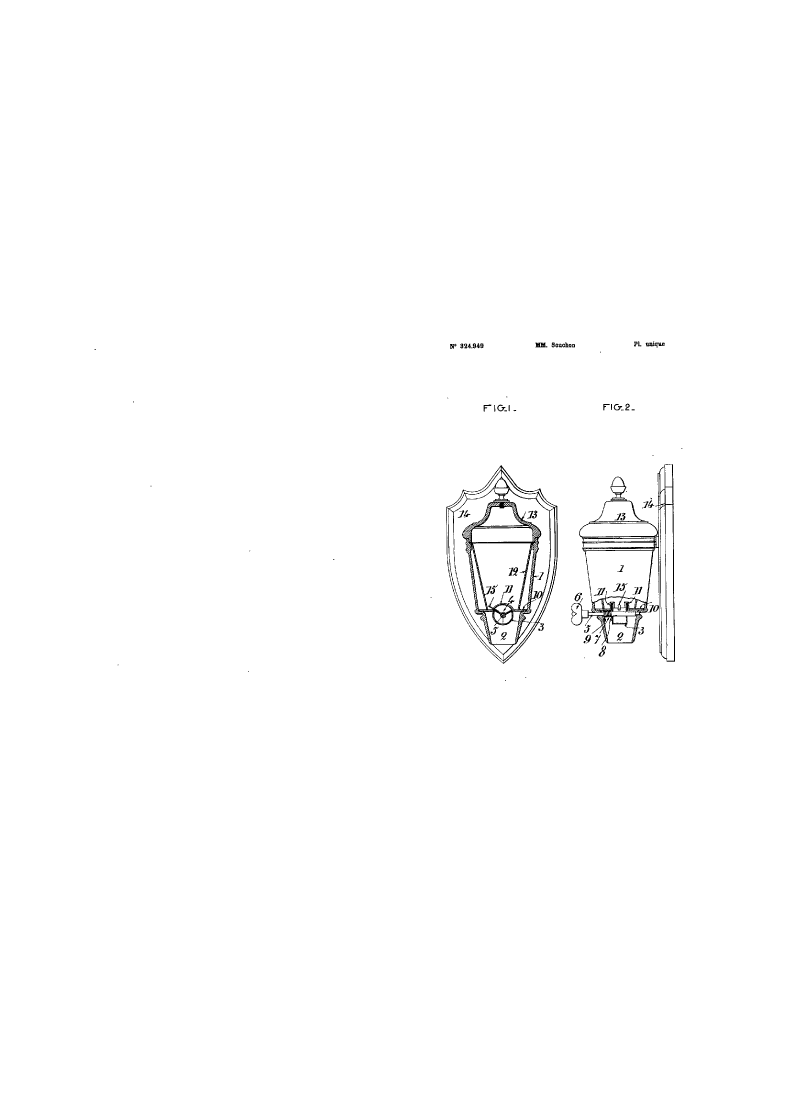
#> input picture dataset-dev/plates/FR.324949.A-000.tif, 2400 x 3350 px (shown at 1/3 size); its folder holds only this picture in this run
$ python -i preprocessing.py   (imports and definitions only)
#> lines starting #> are read from the running program, lines starting #| are printed output that depends on the picture; after the words box and inside, x2 and y2 are one past the last pixel; in counts of white or black regions, pixels touching at a corner belong together
#> in remove_small_black_noise, im is the input picture: shape (3350, 2400) bool; 99.4% white; 95 black regions (31 under 20 px), largest, box (x1, y1, x2, y2) and area: (1339, 1395, 1673, 1991) 25501, (1714, 1393, 2025, 1985) 18280, (1606, 1028, 1637, 1042) 334
import os
import numpy as np
from PIL import Image
from skimage import io
from skimage.transform import rotate
from skimage.color import rgb2gray
from deskew import determine_skew
from scipy.ndimage import median_filter as scipy_median_filter
from concurrent.futures import ThreadPoolExecutor, as_completed
import multiprocessing
from skimage import morphology, color,measure

def find_optimal_min_size(image_bin):
    #get regions of small black holes
    label_image = morphology.label(~image_bin)  # Invert image_bin to detect black holes as regions
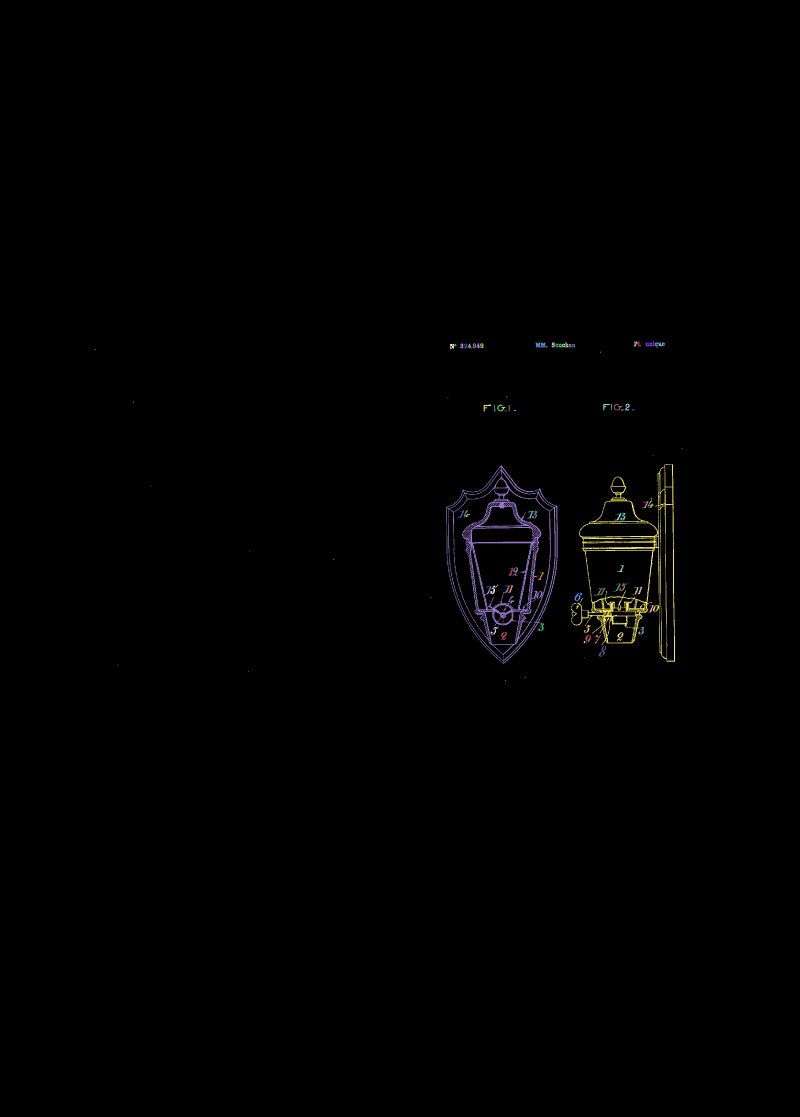
#> label_image: shape (3350, 2400) int32 (shown at 1/3 size); 96 distinct labels, from 0 to 95; one colour per label, 0 black
    regions = measure.regionprops(label_image)
#> regions = 95 regions; largest, box (x1, y1, x2, y2) and area: (1339, 1395, 1673, 1991) 25501, (1714, 1393, 2025, 1985) 18280, (1606, 1028, 1637, 1042) 334, (1796, 1937, 1818, 1970) 251, (1781, 1763, 1816, 1787) 246

    # Get the size of each black hole (region)
    hole_sizes = [region.area for region in regions]
#> hole_sizes = 95 values, max 25501 at index 43, min 3 at index 55, mean 543.5

    if not hole_sizes:
        return 1

    # Calculate a reasonable min_size based on hole size statistics (e.g., 75th percentile)
    percentile_size = np.percentile(hole_sizes, 70)
#> percentile_size = 133.6
    return int(percentile_size)

# Remove small black noise from the image
def remove_small_black_noise(image_path):
    # Load the binary image (it's already binary with values 0 and 1)
    im = np.array(Image.open(image_path))

    # Invert the image to treat black (0) regions as holes
    binary_image = im.astype(bool)

    # Find the optimal min_size for the current image
    optimal_min_size = find_optimal_min_size(binary_image)
#> optimal_min_size = 133

    # Remove small black holes (fill small black regions in white areas)
    cleaned = morphology.remove_small_holes(binary_image, area_threshold=optimal_min_size)
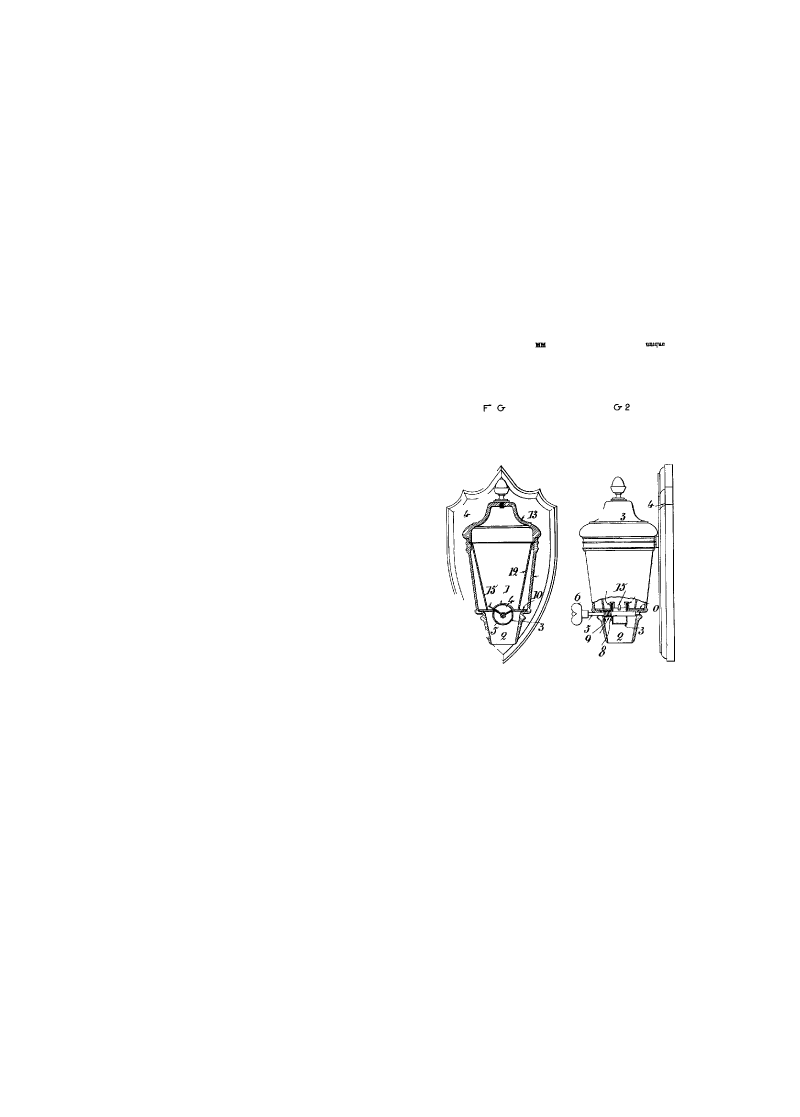
#> cleaned: shape (3350, 2400) bool (shown at 1/3 size); 99.4% white; 29 black regions, largest, box (x1, y1, x2, y2) and area: (1339, 1395, 1673, 1991) 23626, (1714, 1393, 2025, 1985) 18018, (1606, 1028, 1637, 1042) 334

    # Convert the binary image back to the original format (0 and 255 for display purposes)
    im = cleaned.astype(np.uint8) * 255

    return im

# Deskew the image
def deskew(_img):
    image = _img.copy()

    # Check if the image is already grayscale
    if len(image.shape) == 2:  # Grayscale image
        grayscale = image
    else:  # RGB image
        grayscale = rgb2gray(image)

#> (the run stopped early here; a loop or call above may not have finished)

$ run again, on dataset-dev/plates/FR.363693.A-000.tif
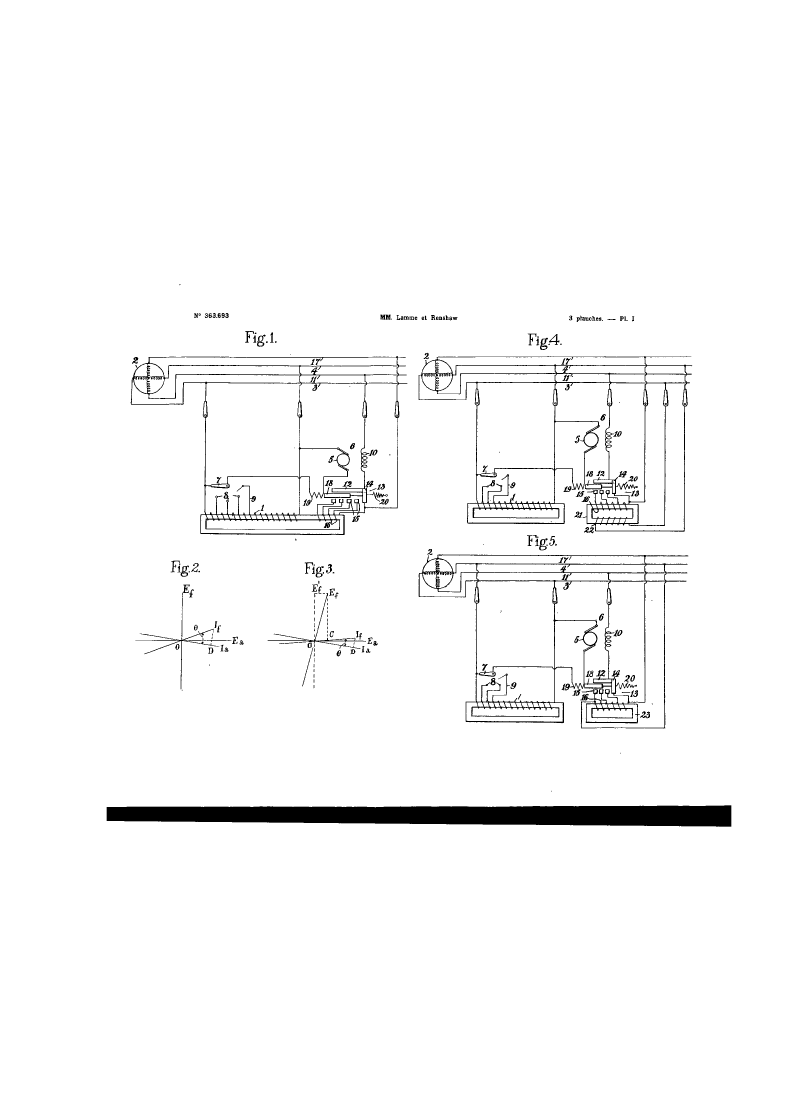
#> input picture dataset-dev/plates/FR.363693.A-000.tif, 2400 x 3350 px (shown at 1/3 size)
#> in remove_small_black_noise, im is the input picture: shape (3350, 2400) bool; 97.4% white; 245 black regions (61 under 20 px), largest, box (x1, y1, x2, y2) and area: (320, 2416, 2194, 2480) 97965, (1256, 1068, 2077, 1595) 29455, (1256, 1663, 2065, 2186) 29326
#> in find_optimal_min_size, `label_image = morphology.label(~image_bin)`:
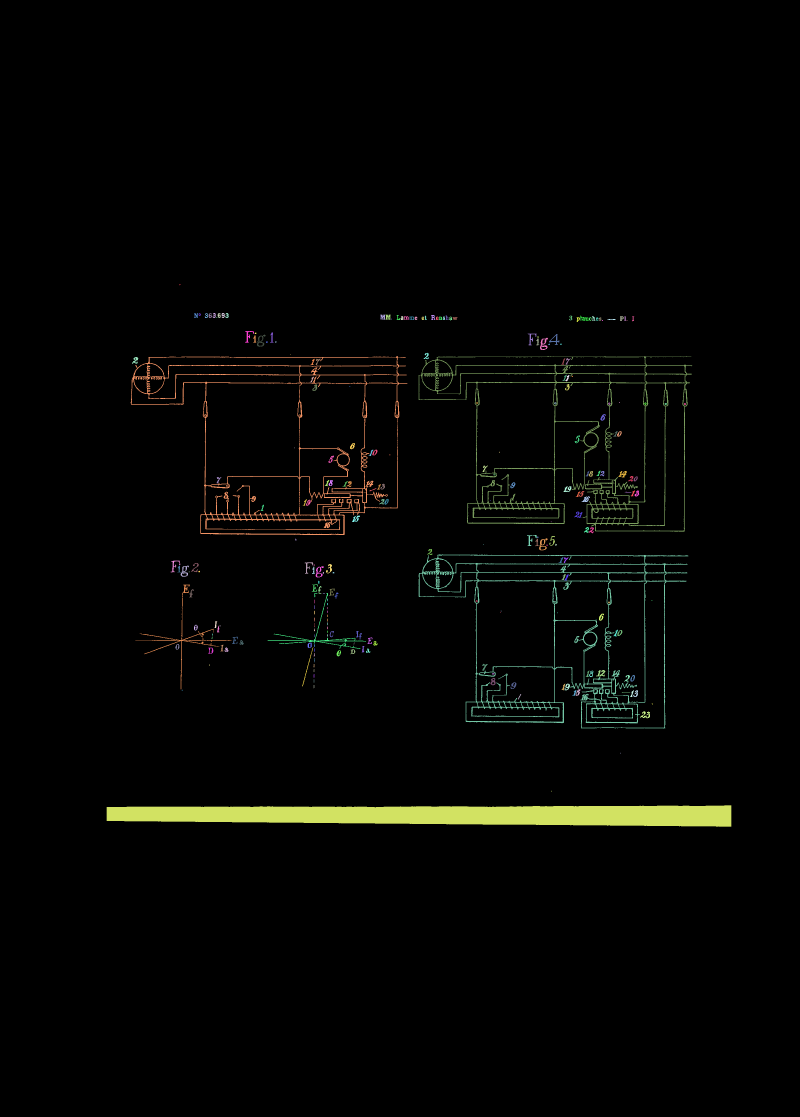
#> label_image: shape (3350, 2400) int32 (shown at 1/3 size); 246 distinct labels, from 0 to 245; one colour per label, 0 black
#> regions = 245 regions; largest, box (x1, y1, x2, y2) and area: (320, 2416, 2194, 2480) 97965, (1256, 1068, 2077, 1595) 29455, (1256, 1663, 2065, 2186) 29326, (392, 1068, 1222, 1605) 26850, (406, 1754, 695, 2068) 2192
#> hole_sizes = 245 values, max 97965 at index 244, min 3 at index 55, mean 849.8
#> percentile_size = 117
#> in remove_small_black_noise, `cleaned = morphology.remove_small_holes(binary_image, area_threshold=o..`:
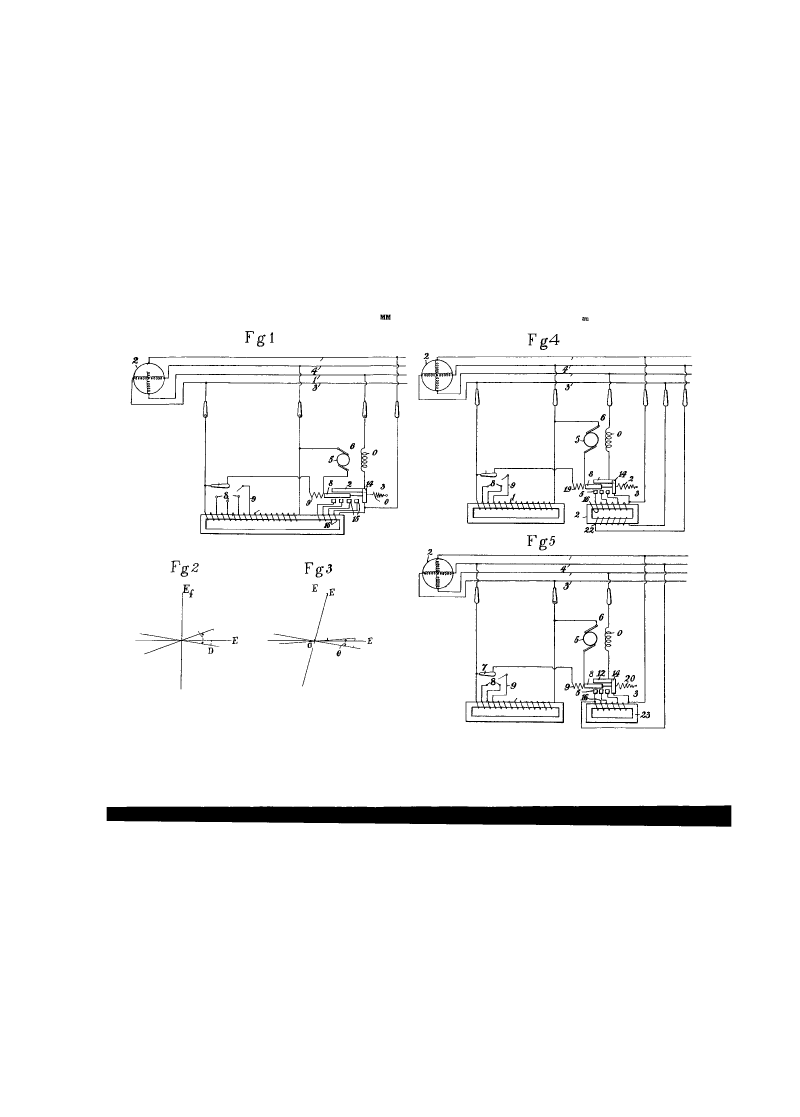
#> cleaned: shape (3350, 2400) bool (shown at 1/3 size); 97.5% white; 74 black regions, largest, box (x1, y1, x2, y2) and area: (320, 2416, 2194, 2480) 97965, (1256, 1068, 2077, 1595) 29455, (1256, 1663, 2065, 2186) 29325

$ run again, on dataset-dev/plates/FR.390602.A-002.tif
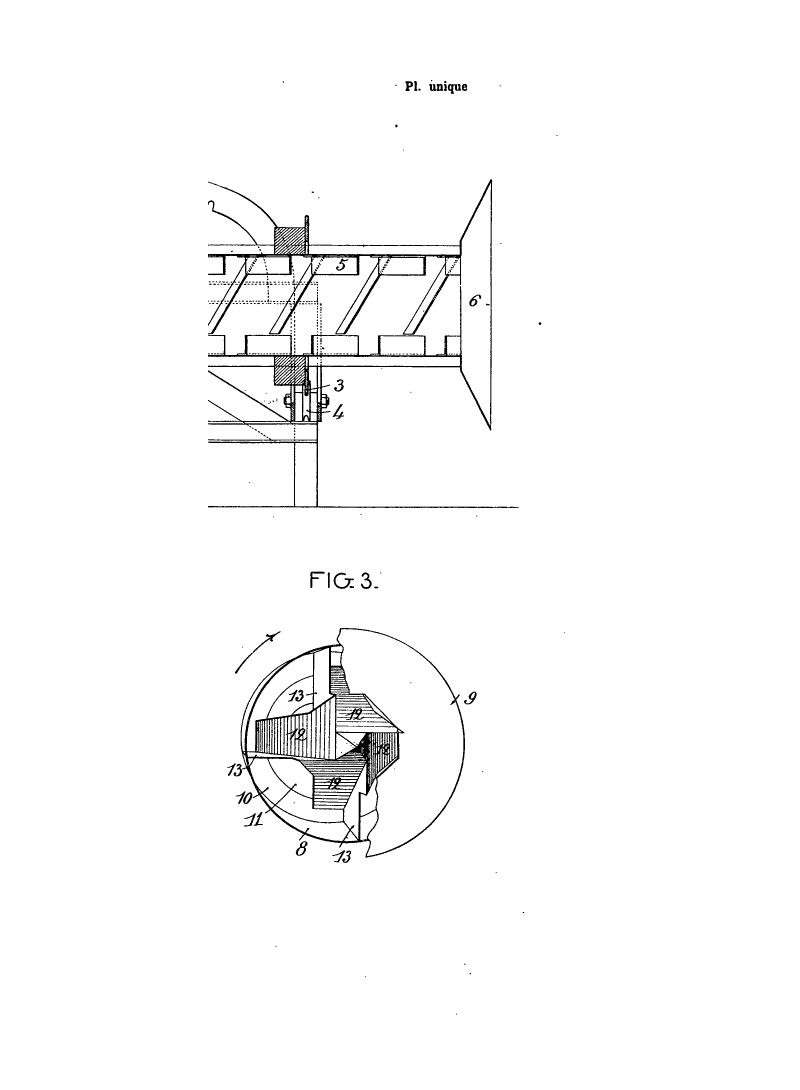
#> input picture dataset-dev/plates/FR.390602.A-002.tif, 2400 x 3270 px (shown at 1/3 size)
#> in remove_small_black_noise, im is the input picture: shape (3270, 2400) bool; 98.2% white; 346 black regions (243 under 20 px), largest, box (x1, y1, x2, y2) and area: (624, 538, 1556, 1524) 66784, (722, 1884, 1395, 2573) 57275, (705, 1894, 842, 2021) 974
#> in find_optimal_min_size, `label_image = morphology.label(~image_bin)`:
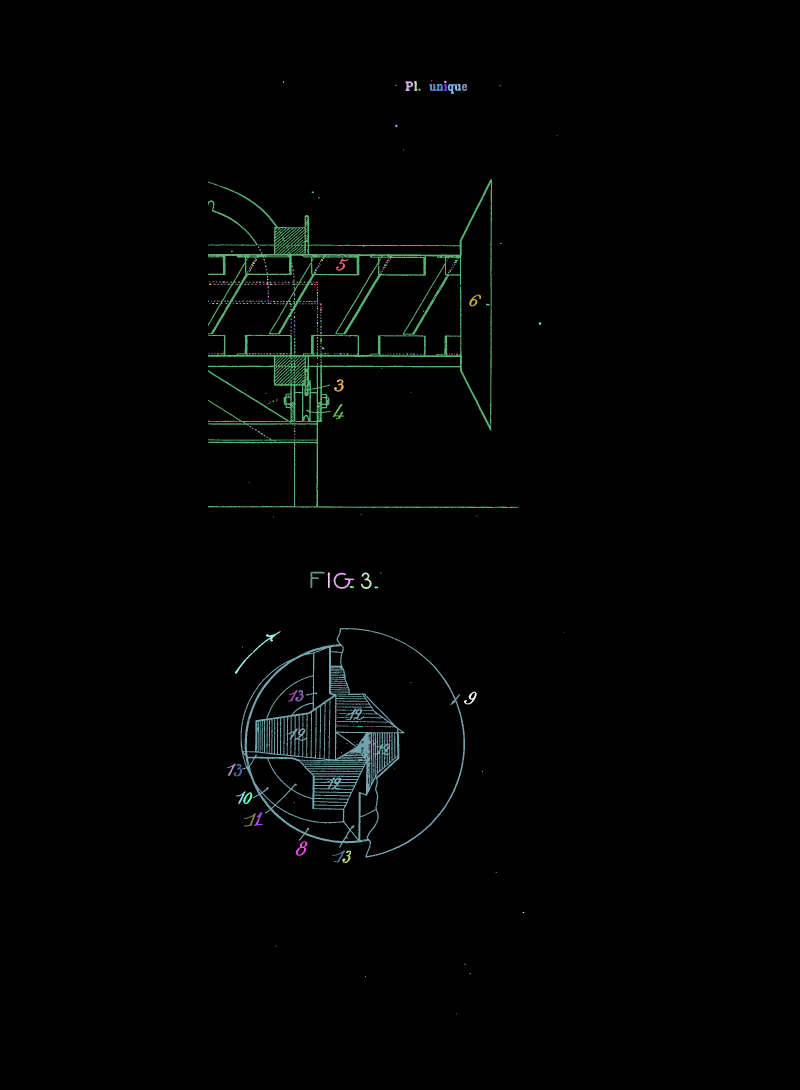
#> label_image: shape (3270, 2400) int32 (shown at 1/3 size); 347 distinct labels, from 0 to 346; one colour per label, 0 black
#> regions = 346 regions; largest, box (x1, y1, x2, y2) and area: (624, 538, 1556, 1524) 66784, (722, 1884, 1395, 2573) 57275, (705, 1894, 842, 2021) 974, (1001, 1718, 1062, 1767) 762, (1343, 252, 1384, 282) 595
#> hole_sizes = 346 values, max 66784 at index 15, min 4 at index 175, mean 407.8
#> percentile_size = 19
#> cleaned: shape (3270, 2400) bool; 98.2% white; 119 black regions (16 under 20 px), largest, box (x1, y1, x2, y2) and area: (624, 538, 1556, 1524) 66782, (722, 1884, 1395, 2573) 57272, (705, 1894, 842, 2021) 974
